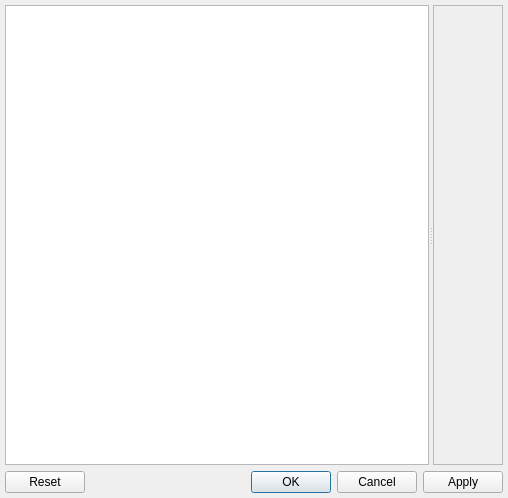
<?xml version="1.0" encoding="UTF-8"?>
<ui version="4.0">
 <class>OptionsDialogClass</class>
 <widget class="QDialog" name="OptionsDialogClass">
  <property name="geometry">
   <rect>
    <x>0</x>
    <y>0</y>
    <width>508</width>
    <height>498</height>
   </rect>
  </property>
  <layout class="QVBoxLayout" name="verticalLayout">
   <property name="margin">
    <number>5</number>
   </property>
   <item>
    <widget class="QSplitter" name="sprSplitter">
     <property name="orientation">
      <enum>Qt::Horizontal</enum>
     </property>
     <widget class="QTreeView" name="trvNodes">
      <property name="textElideMode">
       <enum>Qt::ElideNone</enum>
      </property>
      <property name="indentation">
       <number>12</number>
      </property>
      <property name="sortingEnabled">
       <bool>true</bool>
      </property>
      <attribute name="headerVisible">
       <bool>false</bool>
      </attribute>
     </widget>
     <widget class="QScrollArea" name="scaScroll">
      <property name="widgetResizable">
       <bool>true</bool>
      </property>
      <widget class="QWidget" name="scrollAreaWidgetContents">
       <property name="geometry">
        <rect>
         <x>0</x>
         <y>0</y>
         <width>70</width>
         <height>453</height>
        </rect>
       </property>
      </widget>
     </widget>
    </widget>
   </item>
   <item>
    <widget class="QDialogButtonBox" name="dbbButtons">
     <property name="standardButtons">
      <set>QDialogButtonBox::Apply|QDialogButtonBox::Cancel|QDialogButtonBox::Ok|QDialogButtonBox::Reset</set>
     </property>
    </widget>
   </item>
  </layout>
 </widget>
 <layoutdefault spacing="6" margin="11"/>
 <tabstops>
  <tabstop>trvNodes</tabstop>
  <tabstop>dbbButtons</tabstop>
 </tabstops>
 <resources/>
 <connections/>
</ui>
